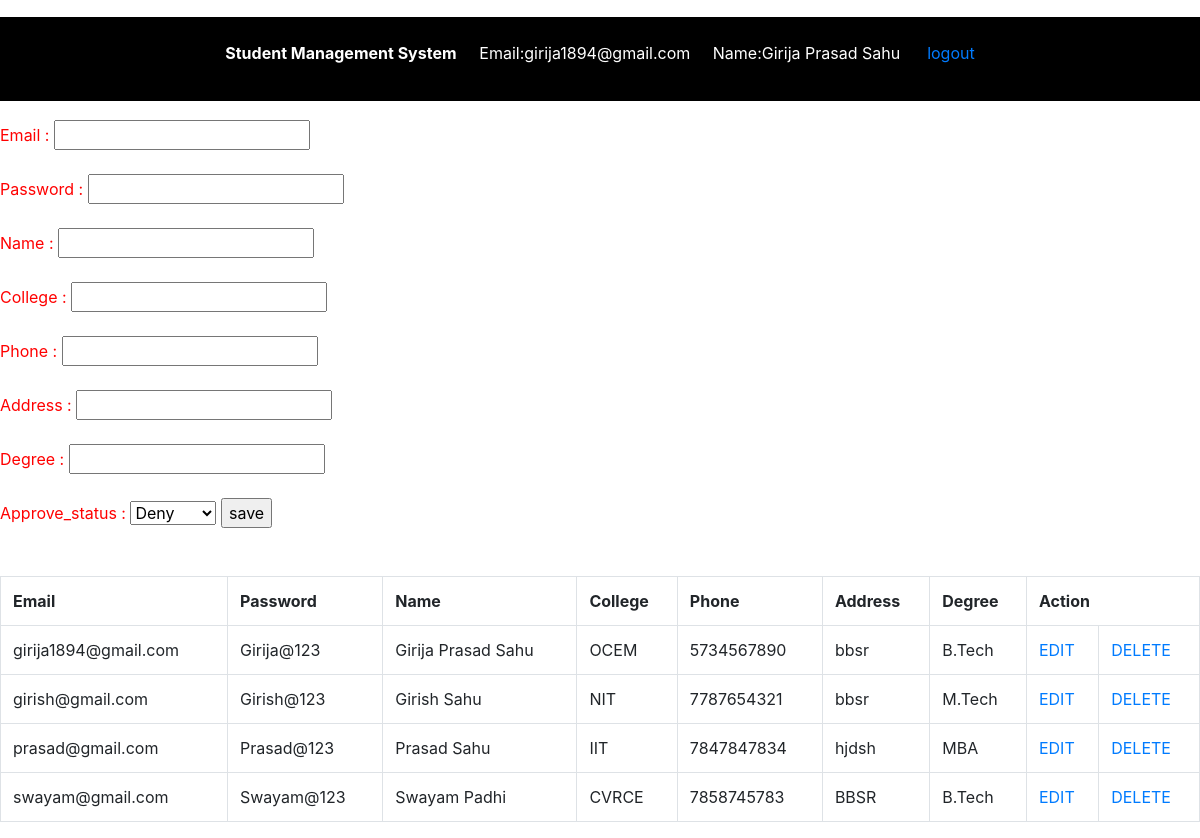
Screenshot of /sms/admin_dashboard.php (signed in) with the database file from the repository.
### tables this page shows
CREATE TABLE `student` (
  `id` int(11) NOT NULL,
  `email` varchar(255) NOT NULL,
  `password` varchar(255) NOT NULL,
  `name` varchar(255) NOT NULL,
  `college` varchar(255) NOT NULL,
  `phone` varchar(255) NOT NULL,
  `address` varchar(255) NOT NULL,
  `degree` varchar(255) NOT NULL,
  `approve_satus` int(11) NOT NULL DEFAULT 0
);

### sms/admin_dashboard.php (the view, shortened to what this page needs)
<?php
        include 'conn.php';
?>
<?php
     $email="";
     $password="";
     $name="";
     $college="";
     $phone="";
     $address="";
     $degree="";
     $approve_status="";
     $edit_state=false;
        ?>
<!DOCTYPE html>
<html lang="en">
<head>
    <link rel="stylesheet" href="https://maxcdn.bootstrapcdn.com/bootstrap/4.5.2/css/bootstrap.min.css">
</head>
<body>
    <div id="header">
        <center><strong><br>Student Management System &nbsp;&nbsp;&nbsp;&nbsp;&nbsp;</strong>Email:<?php echo $_SESSION['email']; ?>&nbsp;&nbsp;&nbsp;&nbsp;&nbsp;Name:<?php echo $_SESSION['name']; ?>
        &nbsp;&nbsp;&nbsp;&nbsp;&nbsp;<a href="logout.php">logout</a>
        </center>
    </div>
        <div id="right_side">
        <form method="post">
             Email : <input type="text" name="email" id="email" value="<?php echo $email; ?>"><br><br>
             Password  : <input type="text" name="password" id="password" value="<?php echo $password; ?>"><br><br>
             Name : <input type="text" name="name" id="name" value="<?php echo $name; ?>"><br><br>
             College  : <input type="text" name="college" id="college" value="<?php echo $college; ?>"><br><br>
             Phone : <input type="text" name="phone" id="phone" value="<?php echo $phone; ?>"><br><br>
             Address  : <input type="text" name="address" id="address" value="<?php echo $address; ?>"><br><br>
             Degree : <input type="text" name="degree" id="degree" value="<?php echo $degree; ?>"><br><br>
             Approve_status : <select  name="approve_satus" id="approve_satus">
                        <option value="0" <?php (($approve_status == 0)?'selected':'')?>>Deny</option>
                      </select>
       <?php if($edit_state==false): ?>
                <input type="submit" name="sub" value="save">
        <?php else: ?>
            <input type="submit" name="update" value="update">
       <?php endif ?>
    </form><br><br>
        <table  class="table table-bordered">
        <tr>
            <th>Email</th>
            <th>Password</th>
            <th>Name</th>
            <th>College</th>
            <th>Phone</th>
            <th>Address</th>
            <th>Degree</th>
            <th colspan="2">Action</th>
        </tr>
        <?php
          $result = mysqli_query($conn, "select * from student");
            while($row = mysqli_fetch_array($result)){  ?>
                    <tr>
                        <td><?php echo $row['email']; ?></td>
                        <td><?php echo $row['password']; ?></td>
                        <td><?php echo $row['name']; ?></td>
                        <td><?php echo $row['college']; ?></td>
                        <td><?php echo $row['phone']; ?></td>
                        <td><?php echo $row['address']; ?></td>
                        <td><?php echo $row['degree']; ?></td>
                        <td> <a href="admin_dashboard.php?edit=<?php echo $row['id']; ?>">EDIT</a>   </td>
                        <td> <a onclick="return delet()" href="admin_dashboard.php?del=<?php echo $row['id']; ?>">DELETE</a> </td>
                    </tr>
            <?php } ?>
    </table>
        </div>
</body>
</html>

### sms/admin_dashboard.php (style rules this page uses)
#header { height:10%; width:100%; top:2%; background-color:black; position:fixed; color:white; }
#right_side { width:100%; top:50%; color:red; margin-top:10%; }

### rows the page displays
student: email "girija1894@gmail.com", password "Girija@123", name "Girija Prasad Sahu", college "OCEM", phone "5734567890", address "bbsr", degree "B.Tech"
student: email "girish@gmail.com", password "Girish@123", name "Girish Sahu", college "NIT", phone "7787654321", address "bbsr", degree "M.Tech"
student: email "prasad@gmail.com", password "Prasad@123", name "Prasad Sahu", college "IIT", phone "7847847834", address "hjdsh", degree "MBA"
student: email "swayam@gmail.com", password "Swayam@123", name "Swayam Padhi", college "CVRCE", phone "7858745783", address "BBSR", degree "B.Tech"

### other values shown
$_SESSION['email'] "girija1894@gmail.com"
$_SESSION['name'] "Girija Prasad Sahu"
